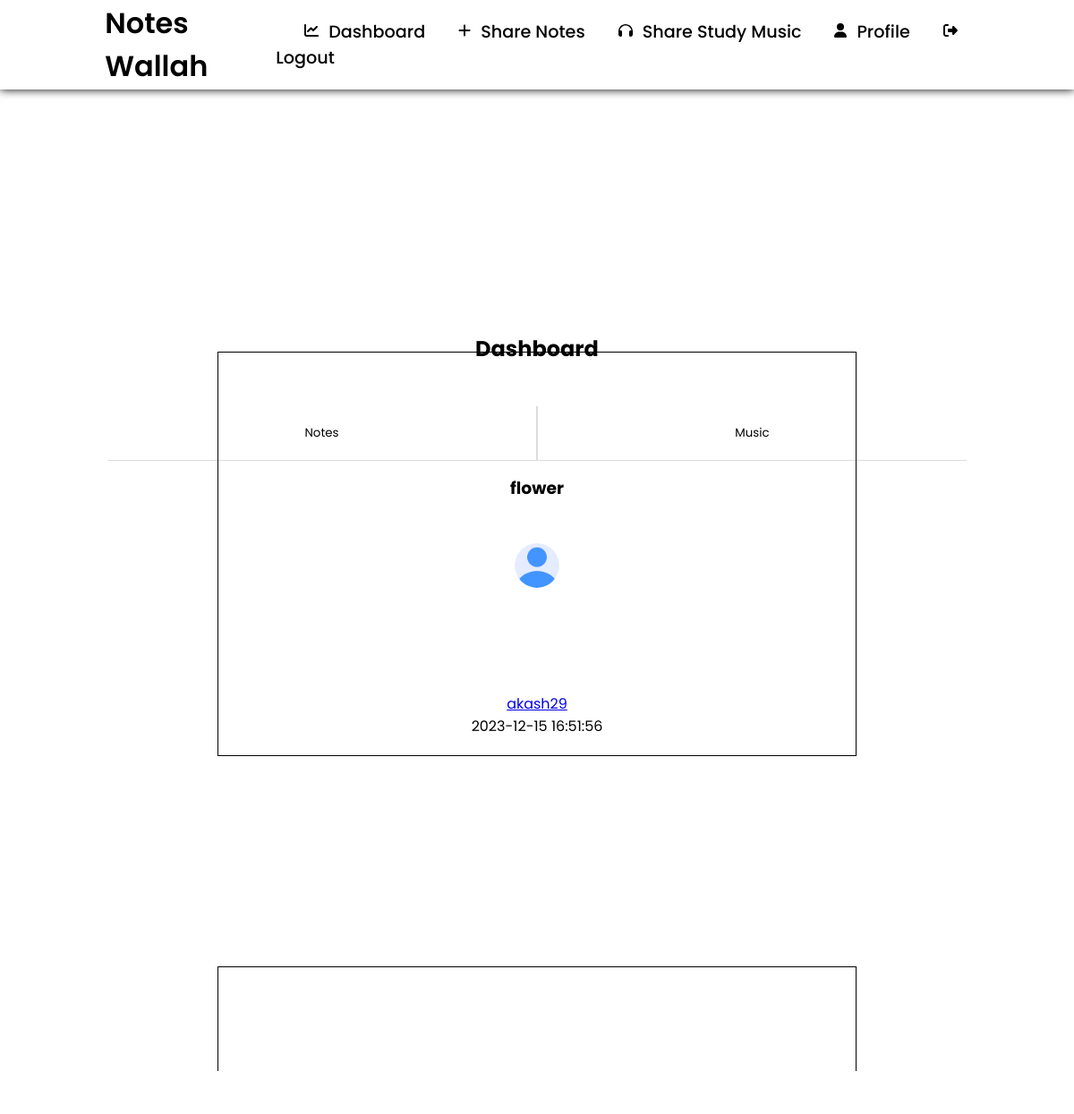
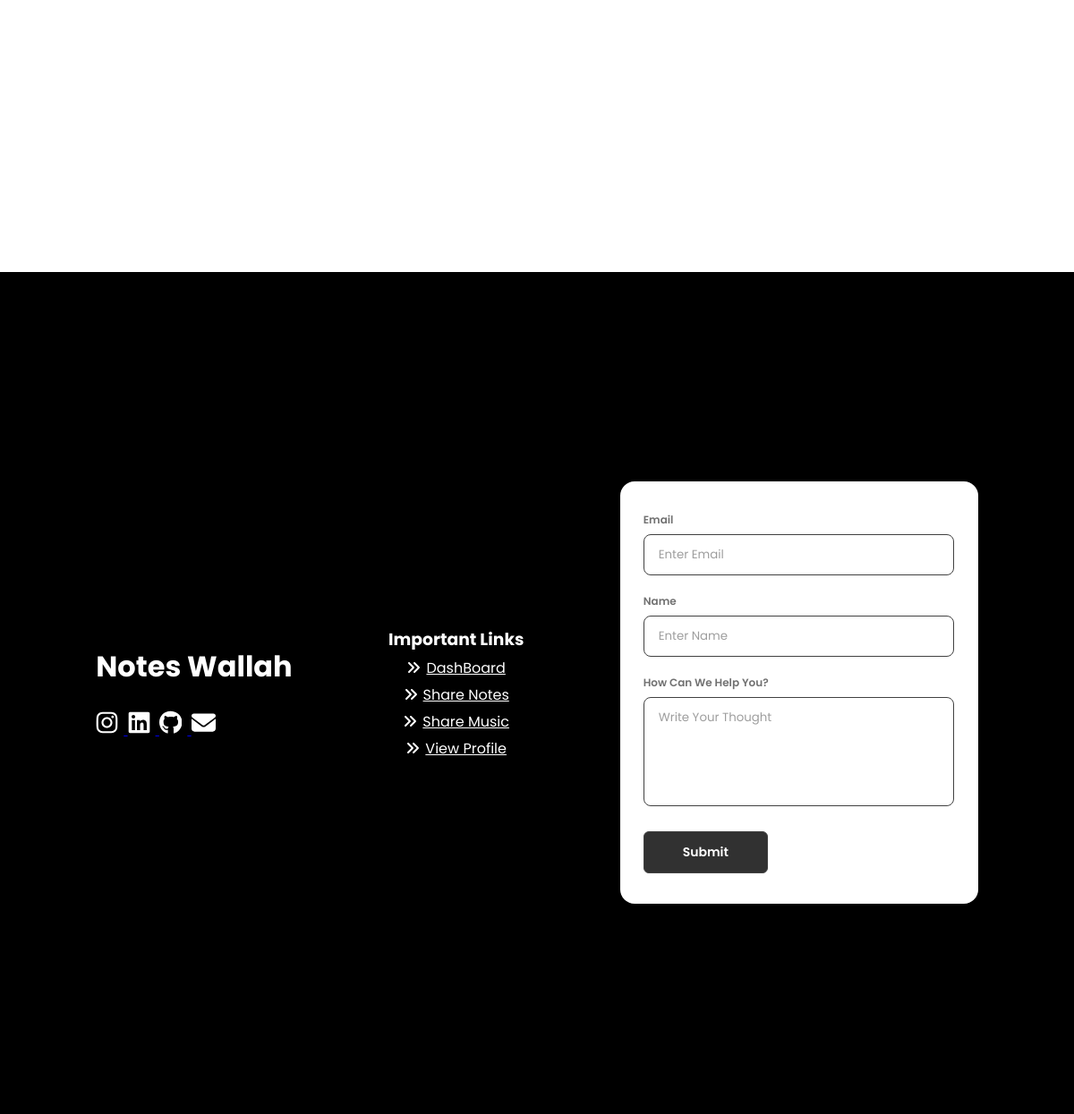
/dashboard, run on the app's committed database (2 pictures, top to bottom).
### app.py (models this page shows)
class User(db.Model):
    id = db.Column(db.Integer, primary_key=True)
    username = db.Column(db.String(30), nullable=False)
    email = db.Column(db.Text, nullable=False)
    password = db.Column(db.Text, nullable=False)
    posts = db.relationship('Post', backref='author', lazy=True)
    musics = db.relationship('Music', backref='author', lazy=True)
    profile_picture = db.Column(db.String(255), default='static/img/default.png')

class Post(db.Model):
    id = db.Column(db.Integer, primary_key=True)
    file_name = db.Column(db.String(100), nullable=False)
    file_description = db.Column(db.Text, nullable=True)
    file_path = db.Column(db.String(255), nullable=False)
    posted_at = db.Column(db.DateTime, default=ist_now)
    user_id = db.Column(db.Integer, db.ForeignKey('user.id'), nullable=False)

### app.py (the view)
@app.route('/dashboard')
def dashboard():
    posts = Post.query.order_by(desc(Post.id)).all()
    musics = Music.query.order_by(desc(Music.id)).all()
    post_details = []
    music_details = []
    for post in posts:
        author = post.author
        profile_picture = author.profile_picture
        post_details.append({'post': post, 'author_profile_picture': profile_picture})
    for music in musics:
        author = music.author
        profile_picture = author.profile_picture
        music_details.append({'music': music, 'author_profile_picture': profile_picture})
    return render_template('dashboard.html', post_details=post_details, musiclist=music_details)

### templates/dashboard.html (shortened to what this page needs)
{% extends 'base.html' %}
{% block body %}
<div class="nav">
    <span id="mobileFriendlyHeader"
        style="display: flex; align-items: center; justify-content: space-between; margin: auto;">
        <a href="/dashboard" class="nav-brand">Notes Wallah</a>
    </span>
    <div class="nav-links" id="navLinks">
        <a href="/dashboard">
            Dashboard
        </a>
        <a href="/create_post">
            <svg xmlns="http://www.w3.org/2000/svg" height="16" width="14" viewBox="0 0 448 512">
                <path fill="#000000"
                    d="M256 80c0-17.7-14.3-32-32-32s-32 14.3-32 32V224H48c-17.7 0-32 14.3-32 32s14.3 32 32 32H192V432c0 17.7 14.3 32 32 32s32-14.3 32-32V288H400c17.7 0 32-14.3 32-32s-14.3-32-32-32H256V80z" />
            </svg>
            Share Notes
        </a>
        <a href="/study_music">
            Share Study Music
        </a>
        <a href="/profile">
            <svg xmlns="http://www.w3.org/2000/svg" height="16" width="14" viewBox="0 0 448 512">
                <path fill="#000000"
                    d="M224 256A128 128 0 1 0 224 0a128 128 0 1 0 0 256zm-45.7 48C79.8 304 0 383.8 0 482.3C0 498.7 13.3 512 29.7 512H418.3c16.4 0 29.7-13.3 29.7-29.7C448 383.8 368.2 304 269.7 304H178.3z" />
            </svg>
            Profile
        </a>
        <a href="/logout">
            Logout
        </a>
    </div>
</div>
<br><br><br><br><br>
<div class="header"
    style="top: 0; width: 100%; display: flex; flex-direction: column; align-items: center; justify-content: center; position: absolute; margin: 15vh; z-index: 0; background-color: white; padding: 20px 0;">
    <h2>Dashboard</h2>
    <div class="tabButtons" style="width: 80%; display: flex; border-bottom: 1px solid #dddddd; margin-top: 2vh;">
        <button class="tabLinks1" onclick="openNote()">Notes</button>
        <button class="tabLinks2" onclick="openMusic()">Music</button>
    </div>
</div>
{% if post_details %}
<div class="tab-container">
    <div class="tabContent" id="notes"
        style="position: absolute; width: 100%; display: flex; flex-direction: column; align-items: center; justify-content: center; padding-top: 30vh;">
        {% for post_detail in post_details %}
        <a href="{{ url_for('view_post', post_id=post_detail.post.id) }}"
            style="color: black;text-decoration: none;margin-top: 5vh;display: flex;flex-direction: column;align-items: center;justify-content: center; width: 70%;">
            <div class="post-container"
                style="display: flex; flex-direction: column; align-items: center; justify-content: center; width: 70%; border: 1px solid black; padding: 20px; margin-top: 5vh;">
                <h3>{{ post_detail.post.file_name }}</h3>
                <span style="display: flex; align-items: center; justify-content: center; margin: 2vh 0 0 0;">
                    <img src="{{ post_detail.author_profile_picture }}" alt="Author's Profile Picture" width="50px"
                        style="border-radius: 50%; aspect-ratio: 1/1; size: cover;">
                    <p><a href="{{ url_for('author_profile', user_id=post_detail.post.author.id) }}">{{
                            post_detail.post.author.username }}</a></p>
                </span>
                <p>{{ post_detail.post.posted_at.strftime('%Y-%m-%d %H:%M:%S') }}</p>
            </div>
        </a>
        {% endfor %}
    </div>
</div>
{% else %}
<center><h1 style="color: grey; font-size: 30px; margin: auto auto;">No Posts Available</h1></center>
{% endif %}
{% endblock %}

### templates/base.html (shortened to what this page needs)
<!DOCTYPE html>
<html lang="en">
<head>
    <link rel="stylesheet" href="{{url_for('static', filename='style.css')}}">
</head>
<body>
    <div class="container">
        {% block body %}{% endblock %}
    </div>
    <footer class="footer">
        <div class="leftColumn">
            <h1>Notes Wallah</h1>
            <br>
            <div class="links">
                <a href="https://www.instagram.com/akash_nath29">
                </a>
                <a href="https://www.linkedin.com/in/akash-nath29/">
                </a>
                <a href="https://github.com/Akash-nath29">
                </a>
                <a href="mailto:devakash2905@gmail.com">
                </a>
            </div>
        </div>
        <div class="middleColumn">
            <h3>Important Links</h3>
                <a href="/dashboard">DashBoard</a>
                <a href="/create_post">Share Notes</a>
                <a href="/study_music">Share Music</a>
                <a href="/profile">View Profile</a>
        </div>
        <div class="lastColumn">
            <div class="contactForm">
                <div class="form-container">
                    <form class="form" action="https://formsubmit.co/41930605c3d9a45c598270cd40d75c57" method="POST">
                        <div class="form-group">
                            <label for="emailInput">Email</label>
                            <input type="text" id="emailInput" name="email" required placeholder="Enter Email"
                                autocomplete="off">
                        </div>
                        <div class="form-group">
                            <label for="nameInput">Name</label>
                            <input type="text" id="nameInput" name="name" required placeholder="Enter Name"
                                autocomplete="off">
                        </div>
                        <div class="form-group">
                            <label for="textarea">How Can We Help You?</label>
                            <textarea name="textarea" id="textarea" rows="10" cols="50" required
                                placeholder="Write Your Thought" autocomplete="off"></textarea>
                        </div>
                        <button class="form-submit-btn" type="submit">Submit</button>
                    </form>
                </div>
            </div>
        </div>
    </footer>
</body>
</html>

### static/style.css (style rules this page uses)
* { margin: 0; padding: 0; font-family: 'Poppins', sans-serif; }
.nav { width: 100%; height: 100px; display: flex; align-items: center; justify-content: space-between; box-shadow: 0 0 10px #000; background-color: #fff; position: sticky; top: 0; z-index: 1; margin-bottom: 5vh; }
.nav-brand { margin-left: 5vh; }
.nav-brand { font-size: 2rem; font-weight: 600; color: #000; text-decoration: none; }
.container { width: 100%; display: flex; flex-direction: column; align-items: center; justify-content: center; overflow-y: scroll; margin: 15vh 0; }
.nav { position: absolute; top: 0; width: 100%; height: 100px; box-shadow: 0 0 10px #000; display: flex; align-items: center; justify-content: space-between; }
.nav .nav-brand { margin-left: 5vh; }
.nav .nav-brand { font-size: 2rem; font-weight: 600; color: #000; text-decoration: none; }
.nav .nav-links { margin-right: 5vh; }
.nav .nav-links a { font-size: 1.2rem; font-weight: 500; color: #000; text-decoration: none; margin-left: 2rem; }
.tabContent { position: absolute; display: none; margin: 50vh 0; }
.tab-container { width: 80%; position: relative; display: flex; flex-direction: column; align-items: center; justify-content: center; margin: 30% 0; }
.tabLinks1 { width: 50%; padding: 20px 0; cursor: pointer; background-color: transparent; border: none; color: black; border-right: 1px solid #dddddd; }
.tabLinks2 { width: 50%; padding: 20px 0; cursor: pointer; background-color: transparent; border: none; color: black; border-left: 1px solid #dddddd; }
.tab-container #notes { display: block; }
svg { margin-right: 0.5vw; }
.footer { display: flex; align-items: center; justify-content: space-evenly; padding: 5vh 0; width: 100%; overflow-x: none; background-color: #000; color: white; }
.middleColumn { display: flex; flex-direction: column; align-items: center; justify-content: center; gap: 5px; }
.middleColumn a { color: white; display: flex; align-items: center; justify-content: flex-start; }
.form-container { margin: 5vh 0; width: 400px; background: white; border: 2px solid transparent; padding: 32px 24px; font-size: 14px; color: white; display: flex; flex-direction: column; gap: 20px; box-sizing: border-box; border-radius: 16px; }
.form-container .form { display: flex; flex-direction: column; gap: 20px; }
.form-container .form-group { display: flex; flex-direction: column; gap: 2px; }
.form-container .form-group label { display: block; margin-bottom: 5px; color: #717171; font-weight: 600; font-size: 12px; }
.form-container .form-group input { width: 90%; padding: 12px 16px; border-radius: 8px; color: #000000; background-color: transparent; border: 1px solid #414141; }
.form-container .form-group textarea { width: 90%; padding: 12px 16px; border-radius: 8px; resize: none; color: #000000; height: 96px; border: 1px solid #414141; background-color: transparent; font-family: inherit; }
.form-container .form-group input::placeholder { opacity: 0.7; }
.form-container .form-group textarea::placeholder { opacity: 0.7; }
.form-container .form-submit-btn { display: flex; align-items: flex-start; justify-content: center; align-self: flex-start; font-family: inherit; color: #fff; font-weight: 600; width: 40%; background: #313131; border: 1px solid #414141; padding: 12px 16px; font-size: inherit; gap: 8px; margin-top: 8px; cursor: pointer; border-radius: 6px; transition: 0.4s; }

### data on the page
User: post.file_name "flower", author_profile_picture (placeholder picture), post.author.username "akash29", post.posted_at "2023-12-15 16:51:56"
